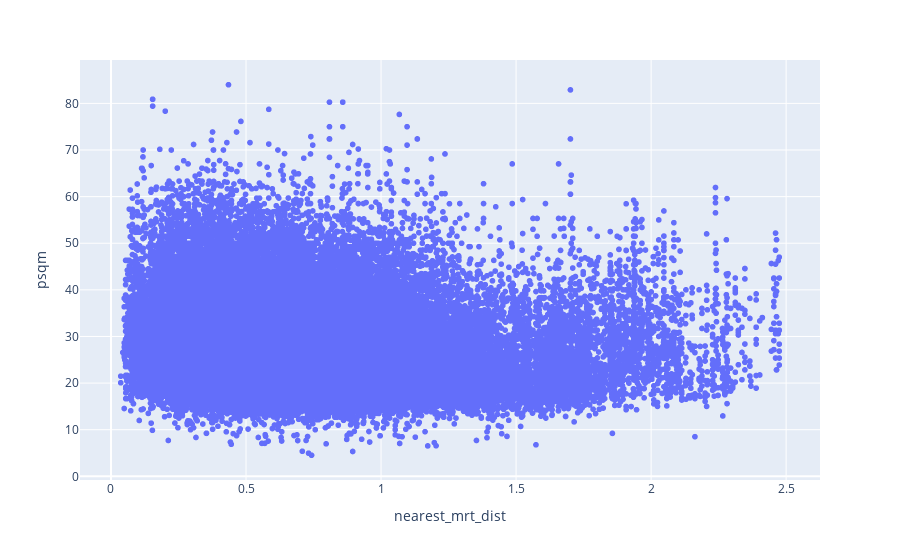

The notebook cell saved with this chart:
### Markdown cell above
## Price with MRT station

### Code cell
train_df_cleaned_final.plot.scatter(x='nearest_mrt_dist', y='psqm')

### Figure 1 — Plotly figure (JSON) as saved in the notebook; plotly's stock layout.template omitted (floating-point values rounded to 4 significant figures; data arrays with more than 128 entries replaced by an {"elided": "..."} marker saying what was removed)
{"data": [{"hovertemplate": "nearest_mrt_dist=%{x}<br>psqm=%{y}<extra></extra>", "legendgroup": "", "marker": {"color": "#636efa", "symbol": "circle"}, "mode": "markers", "name": "", "showlegend": false, "type": "scattergl", "x": {"elided": "60000 float values"}, "xaxis": "x", "y": {"elided": "60000 float values"}, "yaxis": "y"}], "layout": {"legend": {"tracegroupgap": 0}, "margin": {"t": 60}, "xaxis": {"anchor": "y", "domain": [0, 1], "title": {"text": "nearest_mrt_dist"}}, "yaxis": {"anchor": "x", "domain": [0, 1], "title": {"text": "psqm"}}}}
